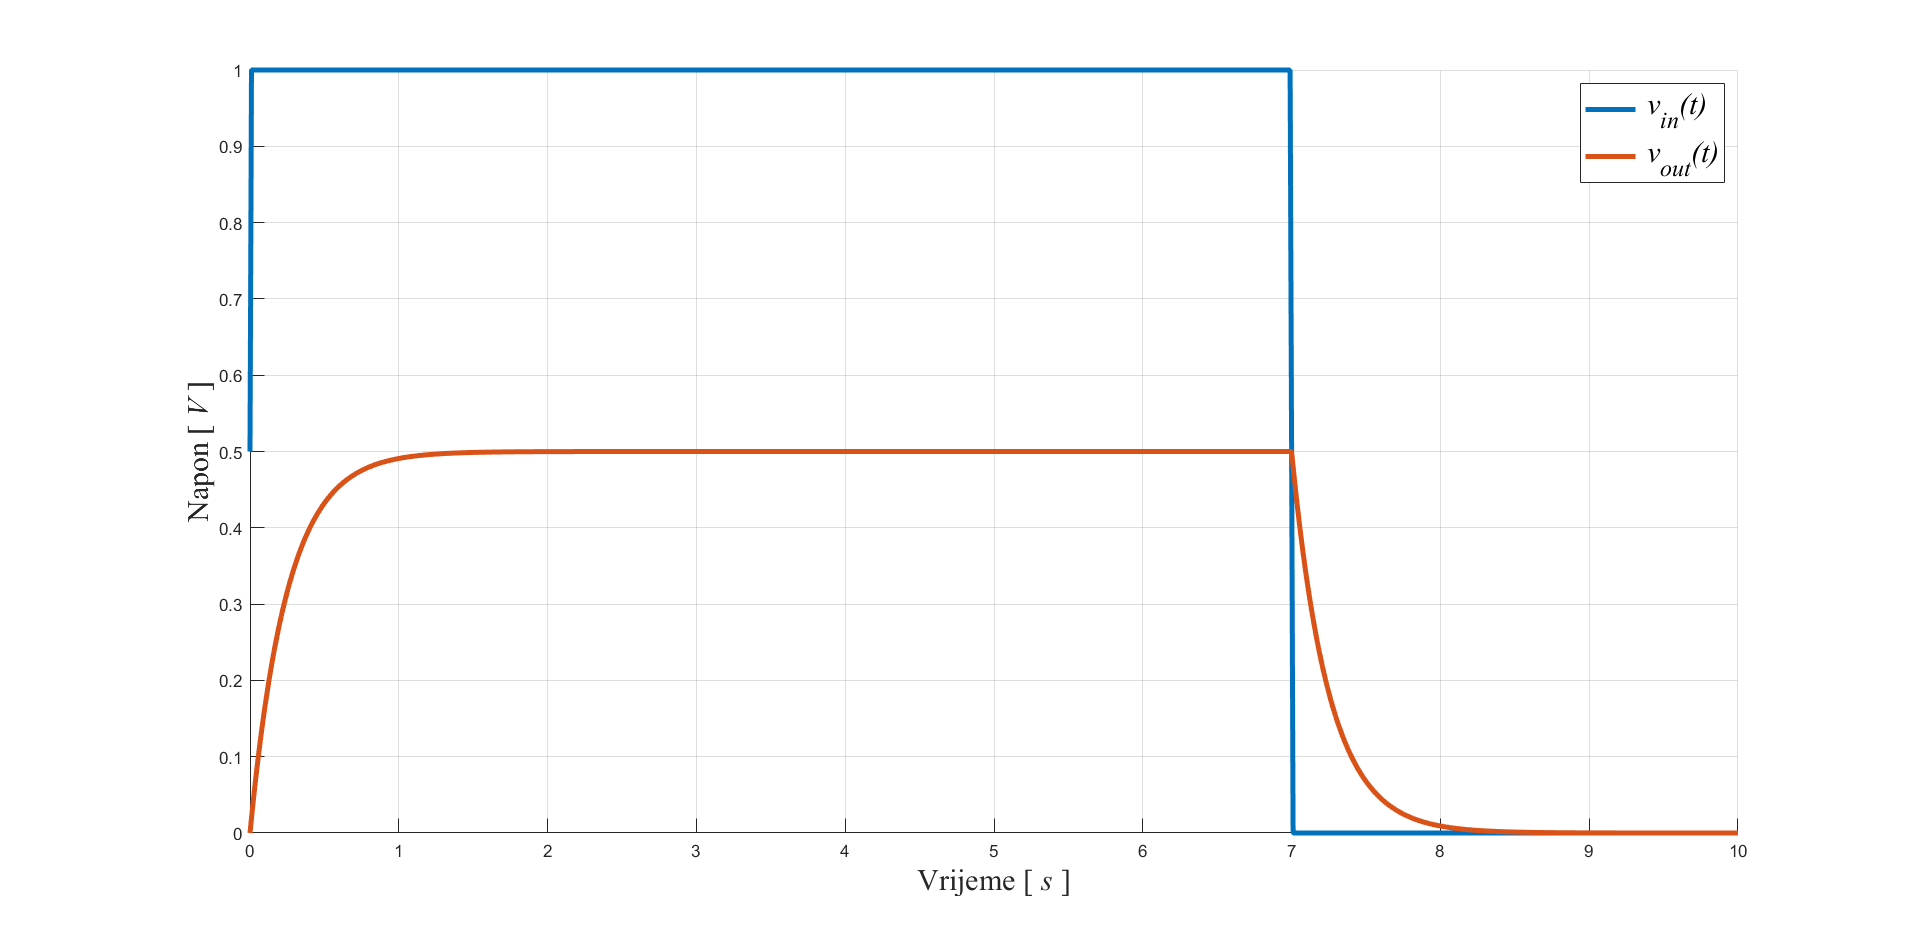

Reproduce this figure in Julia.
using ControlSystems
using Plots
using LinearAlgebra
using LaTeXStrings


function v_in(t)
    1 .* (t .< 7) + 0 .* (t .>= 7)
end

R1 = 100;
R2 = 100;
C = 5e-3;

s = tf("s");
G = (1/(C*R1)) / (s + (1/C)*(1/R1 + 1/R2));

vrijeme = "Vrijeme " * L"[s]"
napon = "Napon " * L"[V]"

t = 0:0.01:10;
y, t, x = lsim(G, (v_in(t))', t);
plot(t, v_in(t), xlabel=vrijeme,
                 xguidefontsize=20,
                 ylabel=napon,
                 yguidefontsize=20,
                 label=L"v_{in}(t)",
                 xticks=0:1:10,
                 yticks=0:0.1:1,
                 lw=3)
plot!(t, y', label=L"v_{out}(t)", lw=3)
